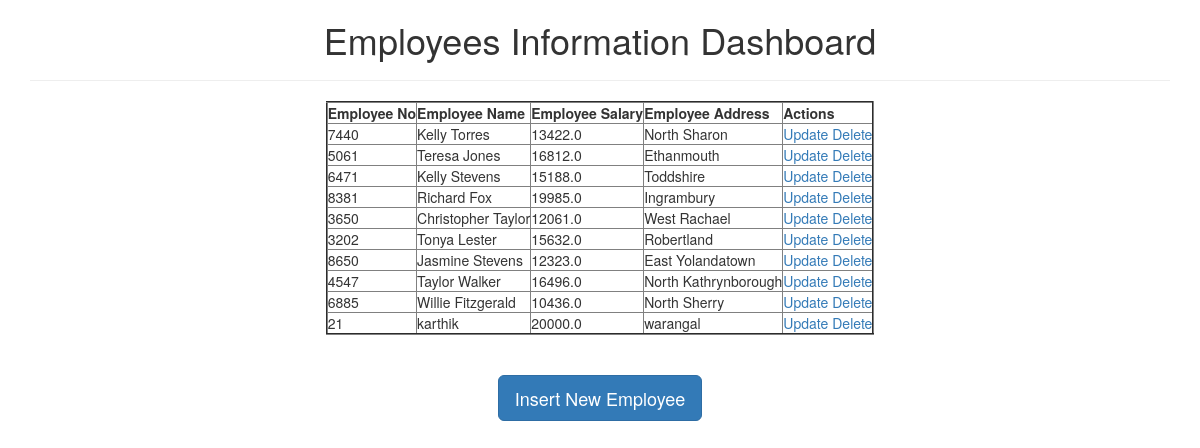
The page / on the database its author committed.
### crudApp/models.py (models this page shows)
class Employee(models.Model):
    eno = models.IntegerField()
    ename = models.CharField(max_length=64)
    esal = models.FloatField()
    eaddr = models.CharField(max_length=256)

### crudApp/views.py (the view)
# urls.py: path('',views.retrive_view),
def retrive_view(request):
    employees = Employee.objects.all()
    return render(request,'testapp/home.html',{'employees':employees})

### templates/testapp/home.html
<!DOCTYPE html>
{% extends 'testapp/base.html' %}
{% block body_block %}
<h1>Employees Information Dashboard</h1><hr>
<table border="2">
    <thead>
        <th>Employee No</th>
        <th>Employee Name</th>
        <th>Employee Salary</th>
        <th>Employee Address</th>
        <th>Actions</th>
    </thead>
    {% for emp in employees %}
    <tr>
        <td>{{emp.eno}}</td>
        <td>{{emp.ename}}</td>
        <td>{{emp.esal}}</td>
        <td>{{emp.eaddr}}</td>
        <td><a href = "/update/{{emp.id}}">Update</a> <a href="/delete/{{emp.id}}">Delete</a></td>
    </tr>
    {% endfor %}
</table><br><br>
<a href="/create" class = "btn btn-primary btn-lg">Insert New Employee</a>
{% endblock %}

### templates/testapp/base.html (shortened to what this page needs)
<!DOCTYPE html>
<html lang="en">
<head>
    <link rel="stylesheet" href="https://maxcdn.bootstrapcdn.com/bootstrap/3.3.7/css/bootstrap.min.css">
</head>
<body>
    <div class = "container" align="center">
        {% block body_block %}
        {% endblock %}
    </div>
</body>
</html>

### rows shown on the page
Employee: eno "7440", ename "Kelly Torres", esal "13422.0", eaddr "North Sharon"
Employee: eno "5061", ename "Teresa Jones", esal "16812.0", eaddr "Ethanmouth"
Employee: eno "6471", ename "Kelly Stevens", esal "15188.0", eaddr "Toddshire"
Employee: eno "8381", ename "Richard Fox", esal "19985.0", eaddr "Ingrambury"
Employee: eno "3650", ename "Christopher Taylor", esal "12061.0", eaddr "West Rachael"
Employee: eno "3202", ename "Tonya Lester", esal "15632.0", eaddr "Robertland"
Employee: eno "8650", ename "Jasmine Stevens", esal "12323.0", eaddr "East Yolandatown"
Employee: eno "4547", ename "Taylor Walker", esal "16496.0", eaddr "North Kathrynborough"
Employee: eno "6885", ename "Willie Fitzgerald", esal "10436.0", eaddr "North Sherry"
Employee: eno "21", ename "karthik", esal "20000.0", eaddr "warangal"
